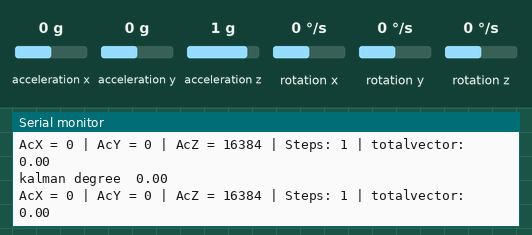
Simulated run of this sketch. Board: Arduino Nano Every. On the bench: the last lines printed to the serial monitor. Wiring (inferred from the names in the program): MPU-6050 motion sensor at I2C address 0x68. Inputs (shaded band) come from the test bench; at power-on: acceleration x 0 g, acceleration y 0 g, acceleration z 1 g, rotation y 0 °/s, rotation x 0 °/s, rotation z 0 °/s.

Above: at 1.2 s.
1.3 s: acceleration x set to -1.4 g
At 2.0 s:
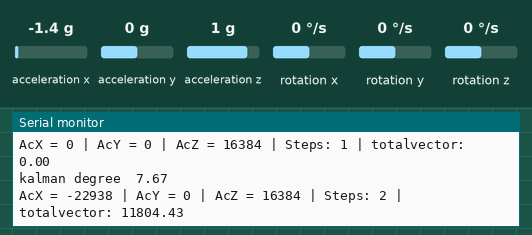
2.8 s: acceleration y set to -1.4 g
At 2.8 s:
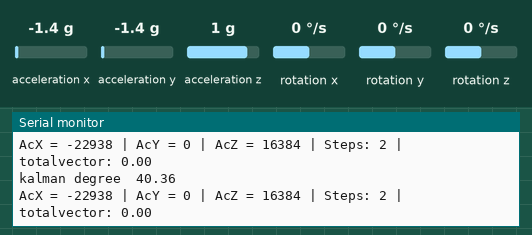
4.3 s: acceleration z set to -1.4 g
At 4.7 s:
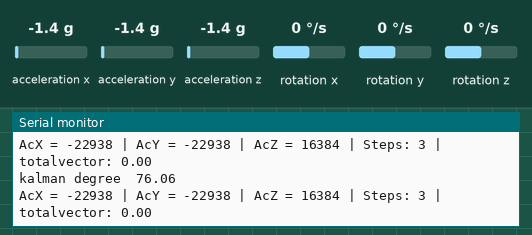
5.8 s: rotation y set to -192 °/s
At 6.3 s:
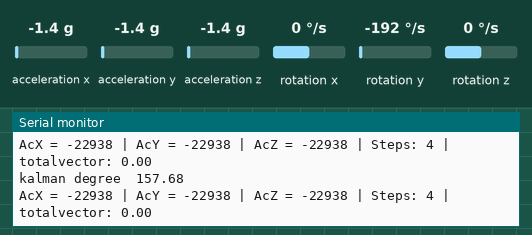
Timing chart, 0 to 8.3 s (numbered marks = the images above; inputs shaded):
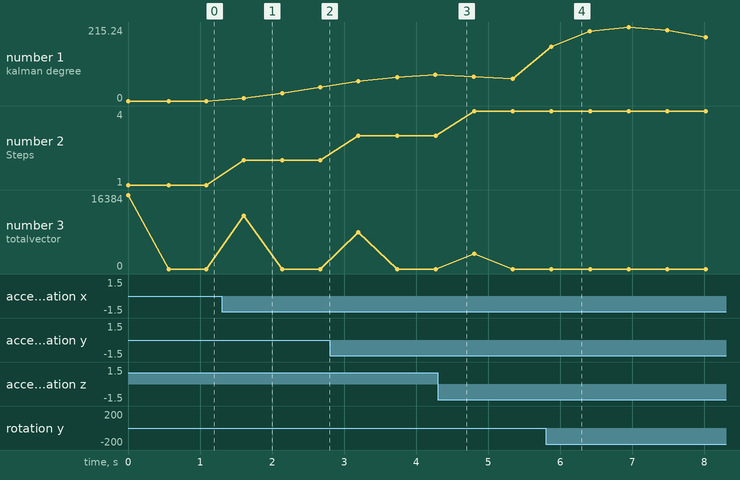

The sketch:

step_count_kalman.ino
```cpp
// arduino nano every board
// MPU-6050 Short Example Sketch
// By Arduino User JohnChi
// August 17, 2014
// Public Domain
#include<Wire.h>
const int MPU_add=0x68;  // I2C addess of the MPU-6050
int16_t AcX,AcY,AcZ,Tmp,GyX,GyY,GyZ;
int Steps = 0;
float totalvector;
float vectorprevious;
float vector;  // I2C addess of the MPU-6050


#define mpu_add 0x68  //mpu6050 addess

class kalman {
  public :
    double getkalman(double acc, double gyro, double dt) {
      //project the state ahead
      angle += dt * (gyro - bias) ;

      //Project the error covariance ahead
      P[0][0] += dt * (dt * P[1][1] - P[0][1] - P[1][0] + Q_angle) ;
      P[0][1] -= dt * P[1][1] ;
      P[1][0] -= dt * P[1][1] ;
      P[1][1] += Q_gyro * dt ;

      //Compute the Kalman gain
      double S = P[0][0] + R_measure ;
      K[0] = P[0][0] / S ;
      K[1] = P[1][0] / S ;

      //Update estimate with measurement z
      double y = acc - angle ;
      angle += K[0] * y ;
      bias += K[1] * y ;

      //Update the error covariance
      double P_temp[2] = {P[0][0], P[0][1]} ;
      P[0][0] -= K[0] * P_temp[0] ;
      P[0][1] -= K[0] * P_temp[1] ;
      P[1][0] -= K[1] * P_temp[0] ;
      P[1][1] -= K[1] * P_temp[1] ;

      return angle ;
    } ;
    void init(double angle, double gyro, double measure) {
      Q_angle = angle ;
      Q_gyro = gyro ;
      R_measure = measure ;

      angle = 0 ;
      bias = 0 ;

      P[0][0] = 0 ;
      P[0][1] = 0 ;
      P[1][0] = 0 ;
      P[1][1] = 0 ;
    } ;
    double getvar(int num) {
      switch (num) {
        case 0 :
          return Q_angle ;
          break ;
        case 1 :
          return Q_gyro ;
          break ;
        case 2 :
          return R_measure ;
          break ;
      }
    } ;
  private :
    double Q_angle, Q_gyro, R_measure ;
    double angle, bias ;
    double P[2][2], K[2] ;
} ;

kalman kal ;

long ac_x, ac_y, ac_z, gy_x, gy_y, gy_z ;

double deg, dgy_y ;
double dt ;
uint32_t pasttime ;

void setup() {
  // put your setup code here, to run once:
  Serial.begin(9600) ;
  Wire.begin() ;
  Wire.beginTransmission(mpu_add) ;
  Wire.write(0x6B) ;
  Wire.write(0) ;
  Wire.endTransmission(true) ;
  kal.init(0.001, 0.003, 0.03) ;  //init kalman filter
  Serial.println() ;
  Serial.print("parameter") ;
  Serial.print("\t") ;
  Serial.print(kal.getvar(0), 4) ;
  Serial.print("\t") ;
  Serial.print(kal.getvar(1), 4) ;
  Serial.print("\t") ;
  Serial.println(kal.getvar(2), 4) ;

  Wire.begin();
  Wire.beginTransmission(MPU_add);
  Wire.write(0x6B);  // PWR_MGMT_1 register
  Wire.write(0);     // set to zero (wakes up the MPU-6050)
  Wire.endTransmission(true);
  Serial.begin(9600); Wire.begin();
  Wire.beginTransmission(MPU_add);
  Wire.write(0x6B);  // PWR_MGMT_1 register
  Wire.write(0);     // set to zero (wakes up the MPU-6050)
  Wire.endTransmission(true);
  Serial.begin(9600);

}

void loop() {
  // put your main code here, to run repeatedly:

  Wire.beginTransmission(mpu_add) ; //get acc data
  Wire.write(0x3B) ;
  Wire.endTransmission(false) ;
  Wire.requestFrom(mpu_add, 6, true) ; //칼만필
  ac_x = Wire.read() << 8 | Wire.read() ;
  ac_y = Wire.read() << 8 | Wire.read() ;
  ac_z = Wire.read() << 8 | Wire.read() ;

  Wire.beginTransmission(mpu_add) ; //get gyro data
  Wire.write(0x43) ;
  Wire.endTransmission(false) ;
  Wire.requestFrom(mpu_add, 6, true) ;
  gy_x = Wire.read() << 8 | Wire.read() ;
  gy_y = Wire.read() << 8 | Wire.read() ;
  gy_z = Wire.read() << 8 | Wire.read() ;

  deg = atan2(ac_x, ac_z) * 180 / PI ;  //acc data to degree data
  dgy_y = gy_y / 131. ;  //gyro output to

  dt = (double)(micros() - pasttime) / 1000000;
  pasttime = micros();  //convert output to understandable data

  double val = kal.getkalman(deg, dgy_y, dt) ;  //get kalman data

  Serial.print("kalman degree") ;
  Serial.print("\t") ;
  Serial.println(val) ;

  Wire.beginTransmission(MPU_add);
  Wire.write(0x3B);  // starting with register 0x3B (ACCEL_XOUT_H)
  Wire.endTransmission(false);
  Wire.requestFrom(MPU_add,14,true);  // request a total of 14 registers
  AcX=Wire.read()<<8|Wire.read();  // 0x3B (ACCEL_XOUT_H) & 0x3C (ACCEL_XOUT_L)
  AcY=Wire.read()<<8|Wire.read();  // 0x3D (ACCEL_YOUT_H) & 0x3E (ACCEL_YOUT_L)
  AcZ=Wire.read()<<8|Wire.read();  // 0x3F (ACCEL_ZOUT_H) & 0x40 (ACCEL_ZOUT_L)
  Tmp=Wire.read()<<8|Wire.read();  // 0x41 (TEMP_OUT_H) & 0x42 (TEMP_OUT_L)
  GyX=Wire.read()<<8|Wire.read();  // 0x43 (GYRO_XOUT_H) & 0x44 (GYRO_XOUT_L)
  GyY=Wire.read()<<8|Wire.read();  // 0x45 (GYRO_YOUT_H) & 0x46 (GYRO_YOUT_L)
  GyZ=Wire.read()<<8|Wire.read();  // 0x47 (GYRO_ZOUT_H) & 0x48 (GYRO_ZOUT_L)
  Serial.print("AcX = "); Serial.print(AcX);
  Serial.print(" | AcY = "); Serial.print(AcY);
  Serial.print(" | AcZ = "); Serial.print(AcZ);
 /* Serial.print(" | Tmp = "); Serial.print(Tmp/340.00+36.53);  //equation for temperature in degrees C from datasheet
  Serial.print(" | GyX = "); Serial.print(GyX);
  Serial.print(" | GyY = "); Serial.print(GyY);
  Serial.print(" | GyZ = "); Serial.println(GyZ);*/

   //////////////////////////////////////////////////////////
   vector = sqrt( (AcX * AcX) + (AcY * AcY) + (AcZ * AcZ) );
   totalvector = vector - vectorprevious;

   if (totalvector > 6){

     Steps++;

    }

    Serial.print(" | Steps: ");
    Serial.print(Steps);

    Serial.print(" | totalvector: ");
    Serial.println(totalvector);

    vectorprevious = vector;

    delay(500);
    ////////////////////////////////////////////////////////////

}
```

Measured:
- after the input at 1.3 s, the serial monitor: prints a new line after 0.31 s (image 1)
- after the input at 5.8 s, the serial monitor: prints a new line after 0.08 s (image 4)
- plotted number 1: 0 → 40.36 after the input at 1.3 s, 40.36 → 76.06 after the input at 2.8 s, 76.06 → 64.22 after the input at 4.3 s, 64.22 → 185.22 after the input at 5.8 s
- plotted number 2: 1 → 2 after the input at 1.3 s, 2 → 3 after the input at 2.8 s, 3 → 4 after the input at 4.3 s
